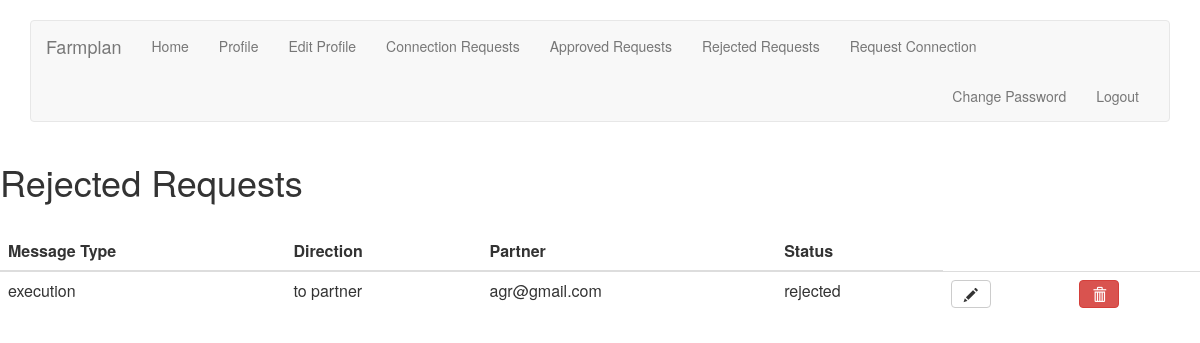
/connections/rejected_table/ (signed in), run on the app's committed database.
### connections/models.py (models this page shows, shortened)
class ConnectionTable(models.Model):
    MESSAGE_CHOICES = (
        ('movement', 'movement'),
        ('execution', 'execution'),
        ('financial', 'financial'),
    )
    DIRECTION_CHOICES = (
        ('to partner', 'to partner'),
        ('from partner', 'from partner'),
    )
    STATUS_CHOICES = (
        ('awaiting approval', 'awaiting approval'),
        ('approved', 'approved'),
        ('rejected', 'rejected'),
    )
    user = models.ForeignKey(FarmUser, on_delete=models.CASCADE, limit_choices_to={'is_client': False, 'is_admin': False}, related_name="partner")
    message_type = models.CharField(max_length=50, choices=MESSAGE_CHOICES,default='')
    direction = models.CharField(max_length=50, choices=DIRECTION_CHOICES, default='')
    client = models.ForeignKey(FarmUser, on_delete=models.CASCADE, limit_choices_to={'is_client': True}, related_name="client")
    status = models.CharField(max_length=50, choices=STATUS_CHOICES, default='awaiting approval')
    slug = models.SlugField(max_length=150, unique=True)
    class Meta:
        unique_together = (('user','message_type','direction','client'))    #prevent duplicates
        ordering  = ('client', 'direction')                                 #order by client then direction

### accounts/models.py (models this page shows, shortened)
class FarmUser(AbstractBaseUser):
    email = models.EmailField(max_length=100, default='', unique=True)
    gatekeeper_id = models.CharField(max_length=10, unique=True)
    business_name = models.CharField(max_length=100, default='', unique=True)
    is_active = models.BooleanField(default=True)
    is_admin = models.BooleanField(default=False)
    is_client = models.BooleanField(default=False)
    objects = UserManager()
    USERNAME_FIELD = 'email'        #username field and password required by default
    REQUIRED_FIELDS = ['gatekeeper_id','business_name'] #used when executing command like python manage.py createsuperuser
    def __str__(self):
        return self.email

### connections/views.py (the view)
@login_required
def rejected_table(request):
    if request.user.is_client:
        data = ConnectionTable.objects.filter(client=request.user, status="rejected")
        args = {'data': data}
        return render(request, 'connections/client/rejected_table.html', args)
    elif request.user.is_admin:
        data = ConnectionTable.objects.all()
        args = {'data': data}
        return render(request, 'connections/admin/rejected_table.html', args)
    else:
        data = ConnectionTable.objects.filter(user=request.user, status="rejected")
        args = {'data': data}
        return render(request, 'connections/partner/rejected_table.html', args)

### connections/templates/connections/partner/rejected_table.html (shortened to what this page needs)
{% extends 'base.html' %}
{% block body %}
<h1>Rejected Requests</h1>
<br/>
<div>
    <table class="table">
        <thead>
              <tr>
                <th>Message Type</th>
                <th>Direction</th>
                <th>Partner</th>
                <th>Status</th>
              </tr>
        </thead>
        <tbody>
        {% for value in data %}
            <tr>
                <td>{{ value.message_type }}</td>
                <td>{{ value.direction }}</td>
                <td>{{ value.client }}</td>
                <td>{{ value.status }}</td>
                <td>
                    <a href="{% url 'connections:modify_connection' slug=value.slug %}">
                        <button type="button" class="btn btn-default">
                            <span class="glyphicon glyphicon-pencil" aria-hidden="true"></span>
                        </button>
                    </a>
                </td>
                <td>
                    <a href="{% url 'connections:delete_connection' slug=value.slug %}">
                        <button type="button" class="btn btn-danger">
                            <span class="glyphicon glyphicon-trash" aria-hidden="true"></span>
                        </button>
                    </a>
                </td>
            </tr>
        {% endfor %}
        </tbody>
    </table>
</div>
{% endblock %}

### data on the page
ConnectionTable: message_type "execution", direction "to partner", client "agr@gmail.com", status "rejected"
